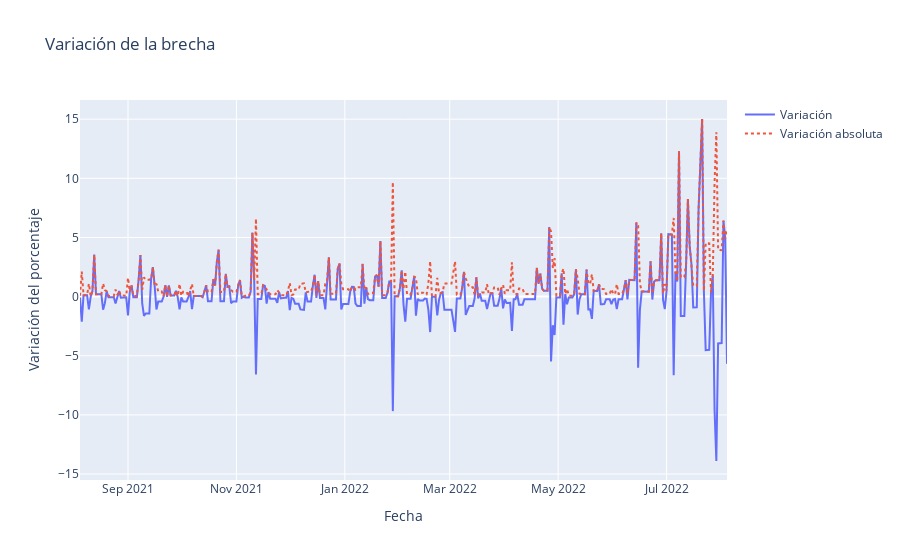

Notebook code for this chart:
### Markdown cell above
Grafica de la variación absoluta y la variación

### Code cell
fig = go.Figure()
fig.add_trace(go.Scatter(x = table_365['fecha'], y = table_365['brecha_var'], mode='lines', name='Variación'))
fig.add_trace(go.Scatter(x = table_365['fecha'], y = table_365['brecha_var_abs'], mode='lines', name='Variación absoluta',  line=dict(dash='dot')))
fig.update_layout(
    title='Variación de la brecha',
    xaxis_title = 'Fecha',
    yaxis_title = 'Variación del porcentaje')

### Figure 1 — Plotly figure (JSON) as saved in the notebook; plotly's stock layout.template omitted (floating-point values rounded to 4 significant figures; data arrays with more than 128 entries replaced by an {"elided": "..."} marker saying what was removed)
{"data": [{"mode": "lines", "name": "Variación", "type": "scatter", "x": {"elided": "365 str values"}, "y": {"elided": "365 float values"}}, {"line": {"dash": "dot"}, "mode": "lines", "name": "Variación absoluta", "type": "scatter", "x": {"elided": "365 str values"}, "y": {"elided": "365 float values"}}], "layout": {"title": {"text": "Variación de la brecha"}, "xaxis": {"title": {"text": "Fecha"}}, "yaxis": {"title": {"text": "Variación del porcentaje"}}}}
